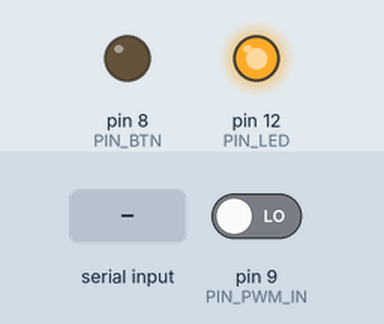
A sketch run on a simulated Arduino Uno, built with avr-gcc and run on an emulated ATmega328P. On the bench: output pins drawn as LEDs (lit = HIGH). The test bench sets the inputs (shaded band); at power-on: pin 9 (PIN_PWM_IN) LOW. What the sketch prints to the serial monitor is not drawn.

Above: at 0.1 s.
At 2.4 s:
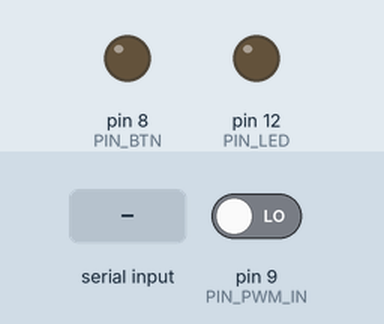
2.5 s: "1" received over Serial
At 3.3 s:
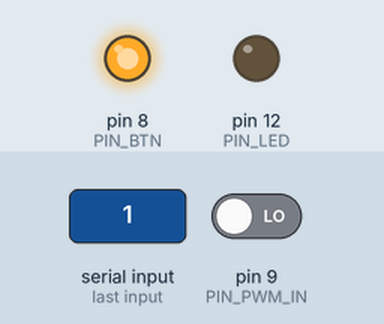
Timing chart, 0 to 5.5 s (numbered marks = the images above; inputs shaded):
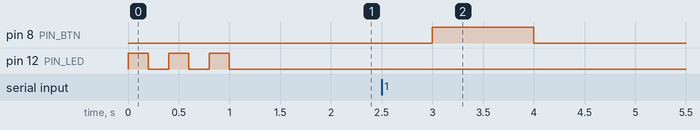

The sketch:

hcs301.ino
```cpp
/*
 * hcs301 support thingy
 */

#define PIN_BTN 8     // PB0 (bottom left)
#define PIN_PWM_IN 9  // PB1 (bottom right)
#define PIN_LED 12

// #define PIN_TOGGLE 10

#include <util/delay.h>

unsigned char pewpewpew[128];
unsigned char nextByte = 0;

int toggleMode = 0;
int bitPosn = 0;

void setup() {
  Serial.begin(115200);
  Serial.print("#");
  pinMode(PIN_BTN, OUTPUT);
  pinMode(PIN_LED, OUTPUT);
  pinMode(PIN_PWM_IN, INPUT);
  // pinMode(PIN_TOGGLE, OUTPUT);
  bitPosn = 0;
  toggleMode = 0;
  int i = 0;
  for(i = 0;i < 3;i++)
  {
    digitalWrite(PIN_LED,HIGH);
    delay(200);
    digitalWrite(PIN_LED,LOW);
    delay(200);
  }
}

void loop()
{
  if (Serial.available() > 0) {
    char c = Serial.read();
    readPlaintext();
  }
}

void readPlaintext() {
  delay(500);
  digitalWrite(PIN_BTN,HIGH);
  // digitalWrite(PIN_TOGGLE,LOW);

  // discard synchronisation pulses
  int i = 0;
  for(i = 0;i < 12;i++)
  {
    pulseIn(PIN_PWM_IN,HIGH);
    digitalWrite(PIN_BTN,LOW);
  }

  // digitalWrite(PIN_BTN,LOW);
  bitPosn = 0;

  unsigned long pulseA = pulseIn(PIN_PWM_IN,HIGH,20000);
  // digitalWrite(PIN_TOGGLE,toggleMode);
  // toggleMode = 1 - toggleMode;
  while(pulseA != 0 && bitPosn < 128)
  {
    if(pulseA > 500)
    {
      pewpewpew[bitPosn++] = '0';
      // nextByte += (1 << (7 - bitPosn));
    }
    else
    {
      pewpewpew[bitPosn++] = '1';
    }
    pulseA = pulseIn(PIN_PWM_IN,HIGH,2000);
    if(pulseA == 0)
    {
      delay(5);
      pulseA = pulseIn(PIN_PWM_IN,HIGH,10000);
      if(pulseA == 0)
      {
        break;
      }
    }
    // digitalWrite(PIN_TOGGLE,toggleMode);
    // toggleMode = 1 - toggleMode;
  }

  // digitalWrite(PIN_BTN,LOW);
  for(i = 0;i < 66;i++)
  {
      Serial.print((char )pewpewpew[i]);
  }
  Serial.println("#");
  // Serial.println();
  return;
}
```

Measured:
- after the input at 2.5 s, pin 8 (PIN_BTN): LOW → HIGH after 0.50 s, → LOW 1.0 s later
